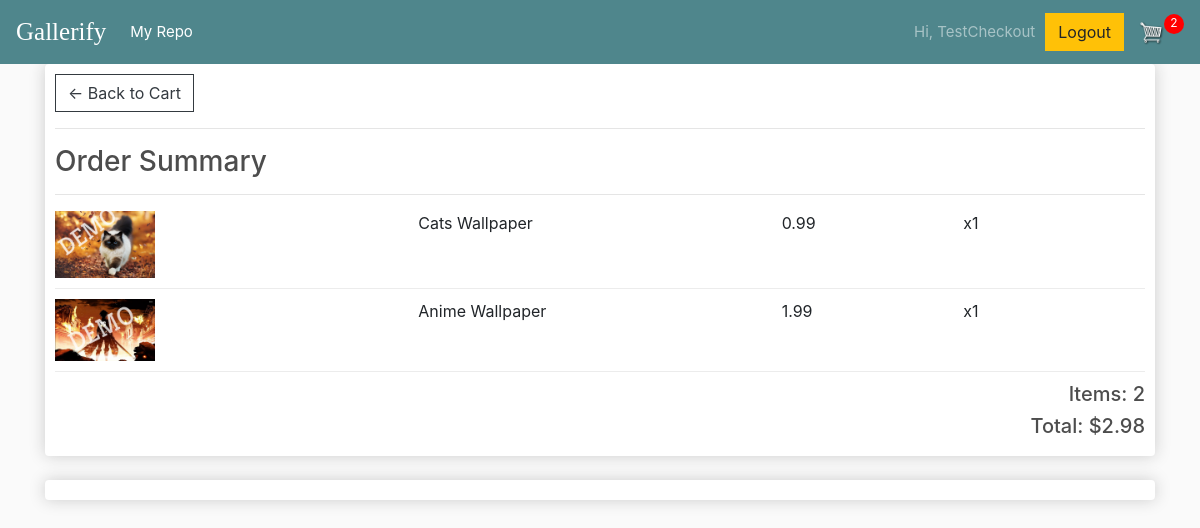
Before: /checkout/ (signed in) with the older database file.
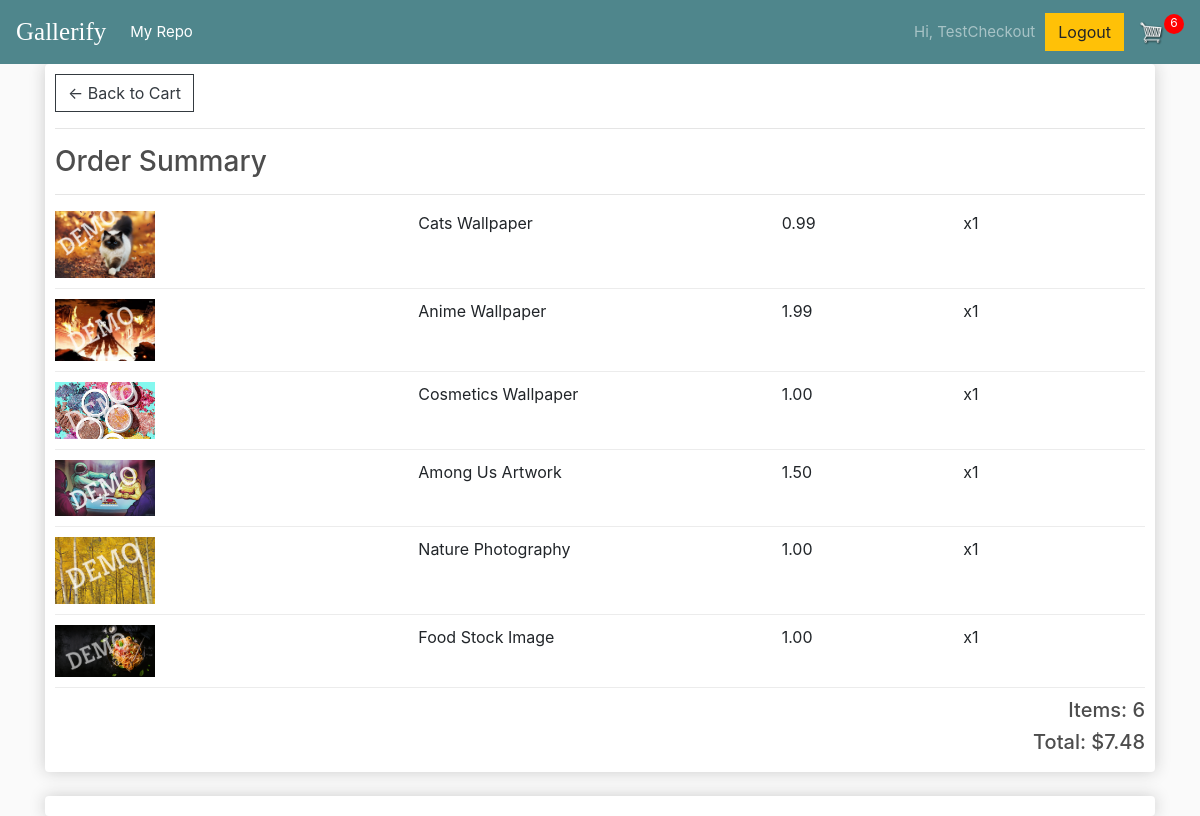
After: the same page with the newer database file.
### gallery/models.py (models this page shows, shortened)
class OrderItem(models.Model):
	product = models.ForeignKey(Product, on_delete=models.SET_NULL, blank=True, null=True)
	order = models.ForeignKey(Order, on_delete=models.SET_NULL, blank=True, null=True)
	date_added = models.DateTimeField(auto_now_add=True)
	@property
	def get_total(self):
		total = self.product.price
		return total

class Product(models.Model):
	name = models.CharField(max_length=200, null=True)
	price = models.DecimalField(max_digits=7, decimal_places=2)
	sampleImage = models.ImageField(null=True, blank=True, upload_to='sample_images')
	image = models.ImageField(null=True, blank=True, upload_to='product_images')
	@property
	def sampleImageURL(self):
		try:
			url = self.sampleImage.url
		except:
			url = ''
		return url

class Order(models.Model):
	customer = models.ForeignKey(Customer, on_delete=models.SET_NULL, blank=True, null=True)
	date_ordered = models.DateTimeField(auto_now_add=True)
	complete = models.BooleanField(default=False, null=True, blank=False)
	transaction_id = models.CharField(max_length=200, null=True)
	@property
	def get_cart_total(self):
		orderitems = self.orderitem_set.all()
		total = sum([item.get_total for item in orderitems])
		return total
	@property
	def get_cart_items(self):
		orderitems = self.orderitem_set.all()
		total = sum([1 for item in orderitems])
		return total
	@property
	def get_added_items(self):
		addeditems = list(self.orderitem_set.values('product_id'))
		print('added items:', addeditems)
		return addeditems

### gallery/views.py (the view)
# urls.py: path('checkout/', views.checkout, name="checkout"),
@login_required
def checkout(request):
	context = cartData(request)
	return render(request, 'gallery/checkout.html', context)

### gallery/utils.py (called while the page is built, shortened)
def cookieCart(request):
	try:
		cart = json.loads(request.COOKIES['cart'])
	except:
		cart = {}
	items = []
	order = {'get_cart_total':0, 'get_cart_items': 0}
	cartItems = order['get_cart_items']
	return {'items': items, 'order': order, 'cartItems': cartItems}

def cartData(request):
	if request.user.is_authenticated:
		customer, created = Customer.objects.get_or_create(user=request.user)
		customer.name = request.user.username
		customer.email = request.user.email
		customer.save()
		order, created = Order.objects.get_or_create(customer=customer, complete=False)
		items = order.orderitem_set.all()
		cartItems = order.get_cart_items
		cookieData = cookieCart(request)
	else:
		cookieData = cookieCart(request)
		cartItems = cookieData['cartItems']
		order = cookieData['order']
		items = cookieData['items']
	return {'items': items, 'order': order, 'cartItems': cartItems}

### gallery/templates/gallery/checkout.html (shortened to what this page needs)
{% extends 'gallery/main.html' %}
{% load static %}
{% block content %}
		<div>
			<div class="box-element">
				<a class="btn btn-outline-dark" href="{% url 'cart' %}">&#x2190; Back to Cart</a>
				<hr>
				<h3>Order Summary</h3>
				<hr>
				{% for item in items %}
				<div class="cart-row">
					<div style="flex:2"><img class="row-image" src="{{item.product.sampleImageURL}}"></div>
					<div style="flex:2"><p>{{item.product.name}}</p></div>
					<div style="flex:1"><p>{{item.product.price|floatformat:2}}</p></div>
					<div style="flex:1"><p>x1</p></div>
				</div>
				{% endfor %}
				<div style="text-align: right">
					<h5>Items:   {{order.get_cart_items}}</h5>
					<h5>Total:   ${{order.get_cart_total|floatformat:2}}</h5>
				</div>
			</div>
		</div>
		<div>
			<br>
			<div class="box-element" id="payment-info" >
			</div>
		</div>
{% endblock content %}

### gallery/templates/gallery/main.html (shortened to what this page needs)
<!DOCTYPE html>
{% load static %}
<html>
<head>
	<link rel="stylesheet" href="https://stackpath.bootstrapcdn.com/bootstrap/4.4.1/css/bootstrap.min.css">
	<link rel="stylesheet" type="text/css" href="{% static 'css/main.css' %}">
</head>
<body>
	<nav class="navbar navbar-expand-lg navbar-dark bg-dark">
	  <a class="navbar-brand" href="{% url 'store' %}">Gallerify</a>
	  <div class="collapse navbar-collapse" id="navbarSupportedContent">
	    <ul class="navbar-nav mr-auto">
	      <li class="nav-item active">
	        <a class="nav-link" href="{% url 'user_repo' %}">My Repo <span class="sr-only">(current)</span></a>
	      </li>
	    </ul>
	    <div class="form-inline my-2 my-lg-0">
	    	{% if user.is_authenticated %}
				<span class="navbar-text">Hi, {{user}}</span>
				<a href="{% url 'logout' %}"class="btn btn-warning">Logout</a>
        	{% else %}
	          	<a href="{% url 'login' %}"class="btn btn-warning">Login</a>
        	{% endif %}
	     	<a href="{% url 'cart' %}">
	    		<img  id="cart-icon" src="{% static 'images/cartIcon.png' %}">
	    	</a>
	    	{% if cartItems or cartItems == 0 %}
	    		<p id="cart-total">{{cartItems}}</p>
	    	{% endif %}
	    </div>
	  </div>
	</nav>
	<div class="container">
		{% block content %}
		{% endblock content%}
	</div>
</body>
</html>

Changed rows visible on the page:
added OrderItem: product.sampleImageURL (picture), product.name "Cosmetics Wallpaper", product.price "1.00"
added OrderItem: product.sampleImageURL (picture), product.name "Among Us Artwork", product.price "1.50"
added OrderItem: product.sampleImageURL (picture), product.name "Nature Photography", product.price "1.00"
added OrderItem: product.sampleImageURL (picture), product.name "Food Stock Image", product.price "1.00"
computed for Order: get_cart_items "2" → "6"; get_cart_total "2.98" → "7.48"
Other visible differences:
{{ cartItems }}: "2" → "6"
